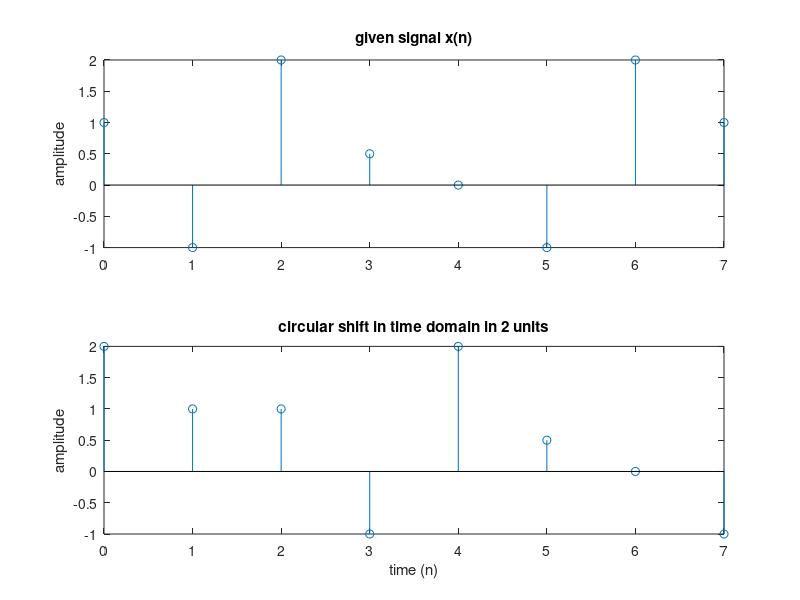
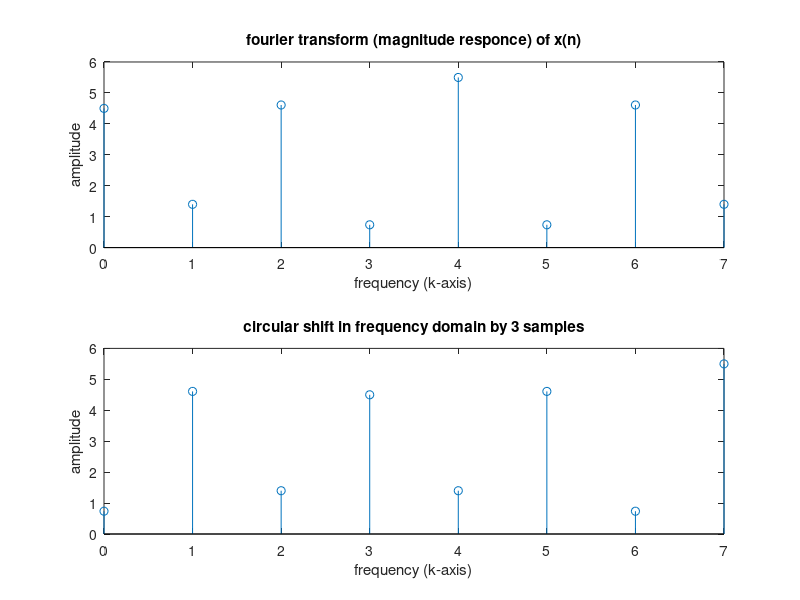

The MATLAB source for these figures, in order:
clc;
close all;
clear all;


x=[1 -1 2 0.5 0 -1 2 1];
N=length(x);
n=0:N-1;



%--timeshift---
y=circshift(x,2);


figure;
subplot(2,1,1)
stem(n,x)
title('given signal x(n)')
xlabel('time (n)')
ylabel('amplitude')
xlabel('')
subplot(2,1,2)
stem(n,y)
title('circular shift in time domain in 2 units')
xlabel('time (n)')
ylabel('amplitude')

%--freq shift--

y1=fft(x);
y2=circshift(y1,3);

figure;
subplot(2,1,1)
stem(n,abs(y1))
title('fourier transform (magnitude responce) of x(n)')
xlabel('frequency (k-axis)')
ylabel('amplitude')

subplot(2,1,2)
stem(n,abs(y2))
title('circular shift in frequency domain by 3 samples')
xlabel('frequency (k-axis)')
ylabel('amplitude')



